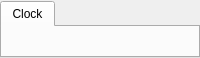
<?xml version="1.0" encoding="UTF-8"?>
<ui version="4.0">
 <class>ClockWidget</class>
 <widget class="QWidget" name="ClockWidget">
  <property name="geometry">
   <rect>
    <x>0</x>
    <y>0</y>
    <width>200</width>
    <height>58</height>
   </rect>
  </property>
  <layout class="QVBoxLayout" name="verticalLayoutOuter">
   <property name="spacing">
    <number>0</number>
   </property>
   <property name="leftMargin">
    <number>0</number>
   </property>
   <property name="topMargin">
    <number>1</number>
   </property>
   <property name="rightMargin">
    <number>0</number>
   </property>
   <property name="bottomMargin">
    <number>0</number>
   </property>
   <item>
    <widget class="QTabWidget" name="tabWidgetClock">
     <property name="currentIndex">
      <number>0</number>
     </property>
     <widget class="QWidget" name="tabClock">
      <attribute name="title">
       <string>Clock</string>
      </attribute>
      <layout class="QVBoxLayout" name="verticalLayoutTab">
       <property name="spacing">
        <number>0</number>
       </property>
       <property name="leftMargin">
        <number>0</number>
       </property>
       <property name="topMargin">
        <number>0</number>
       </property>
       <property name="rightMargin">
        <number>0</number>
       </property>
       <property name="bottomMargin">
        <number>0</number>
       </property>
       <item>
        <widget class="QWidget" name="widgetClockContent" native="true"/>
       </item>
      </layout>
     </widget>
    </widget>
   </item>
  </layout>
 </widget>
 <resources/>
 <connections/>
</ui>
